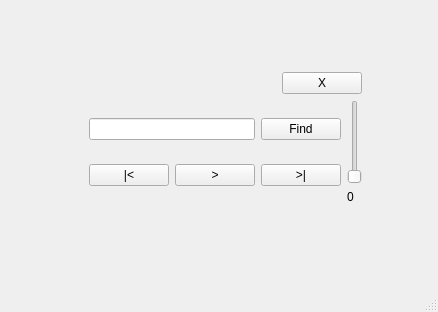
<?xml version="1.0" encoding="UTF-8"?>
<ui version="4.0">
 <class>MusicPlayer</class>
 <widget class="QMainWindow" name="MusicPlayer">
  <property name="geometry">
   <rect>
    <x>0</x>
    <y>0</y>
    <width>438</width>
    <height>312</height>
   </rect>
  </property>
  <property name="windowTitle">
   <string>MusicPlayer</string>
  </property>
  <widget class="QWidget" name="centralwidget">
   <widget class="QWidget" name="">
    <property name="geometry">
     <rect>
      <x>40</x>
      <y>20</y>
      <width>371</width>
      <height>236</height>
     </rect>
    </property>
    <layout class="QHBoxLayout" name="horizontalLayout_5">
     <item>
      <spacer name="horizontalSpacer_2">
       <property name="orientation">
        <enum>Qt::Horizontal</enum>
       </property>
       <property name="sizeHint" stdset="0">
        <size>
         <width>40</width>
         <height>20</height>
        </size>
       </property>
      </spacer>
     </item>
     <item>
      <layout class="QVBoxLayout" name="verticalLayout_4">
       <item>
        <spacer name="verticalSpacer">
         <property name="orientation">
          <enum>Qt::Vertical</enum>
         </property>
         <property name="sizeHint" stdset="0">
          <size>
           <width>20</width>
           <height>40</height>
          </size>
         </property>
        </spacer>
       </item>
       <item>
        <layout class="QVBoxLayout" name="verticalLayout_3">
         <item>
          <layout class="QHBoxLayout" name="horizontalLayout_4">
           <item>
            <spacer name="horizontalSpacer">
             <property name="orientation">
              <enum>Qt::Horizontal</enum>
             </property>
             <property name="sizeHint" stdset="0">
              <size>
               <width>40</width>
               <height>20</height>
              </size>
             </property>
            </spacer>
           </item>
           <item>
            <widget class="QPushButton" name="b_close">
             <property name="text">
              <string>X</string>
             </property>
            </widget>
           </item>
          </layout>
         </item>
         <item>
          <layout class="QHBoxLayout" name="horizontalLayout_3">
           <item>
            <layout class="QVBoxLayout" name="verticalLayout_2">
             <item>
              <layout class="QHBoxLayout" name="horizontalLayout_2">
               <item>
                <widget class="QLineEdit" name="le_path"/>
               </item>
               <item>
                <widget class="QPushButton" name="b_find">
                 <property name="text">
                  <string>Find</string>
                 </property>
                </widget>
               </item>
              </layout>
             </item>
             <item>
              <layout class="QHBoxLayout" name="horizontalLayout">
               <item>
                <widget class="QPushButton" name="b_back">
                 <property name="text">
                  <string>|&lt;</string>
                 </property>
                </widget>
               </item>
               <item>
                <widget class="QPushButton" name="b_play">
                 <property name="text">
                  <string>&gt;</string>
                 </property>
                </widget>
               </item>
               <item>
                <widget class="QPushButton" name="b_next">
                 <property name="text">
                  <string>&gt;|</string>
                 </property>
                </widget>
               </item>
              </layout>
             </item>
            </layout>
           </item>
           <item>
            <layout class="QVBoxLayout" name="verticalLayout">
             <item>
              <widget class="QSlider" name="s_volume">
               <property name="orientation">
                <enum>Qt::Vertical</enum>
               </property>
              </widget>
             </item>
             <item>
              <widget class="QLabel" name="l_volume">
               <property name="text">
                <string>0</string>
               </property>
              </widget>
             </item>
            </layout>
           </item>
          </layout>
         </item>
        </layout>
       </item>
       <item>
        <spacer name="verticalSpacer_2">
         <property name="orientation">
          <enum>Qt::Vertical</enum>
         </property>
         <property name="sizeHint" stdset="0">
          <size>
           <width>20</width>
           <height>40</height>
          </size>
         </property>
        </spacer>
       </item>
      </layout>
     </item>
     <item>
      <spacer name="horizontalSpacer_3">
       <property name="orientation">
        <enum>Qt::Horizontal</enum>
       </property>
       <property name="sizeHint" stdset="0">
        <size>
         <width>40</width>
         <height>20</height>
        </size>
       </property>
      </spacer>
     </item>
    </layout>
   </widget>
  </widget>
  <widget class="QMenuBar" name="menubar">
   <property name="geometry">
    <rect>
     <x>0</x>
     <y>0</y>
     <width>438</width>
     <height>21</height>
    </rect>
   </property>
  </widget>
  <widget class="QStatusBar" name="statusbar"/>
 </widget>
 <resources/>
 <connections/>
</ui>
